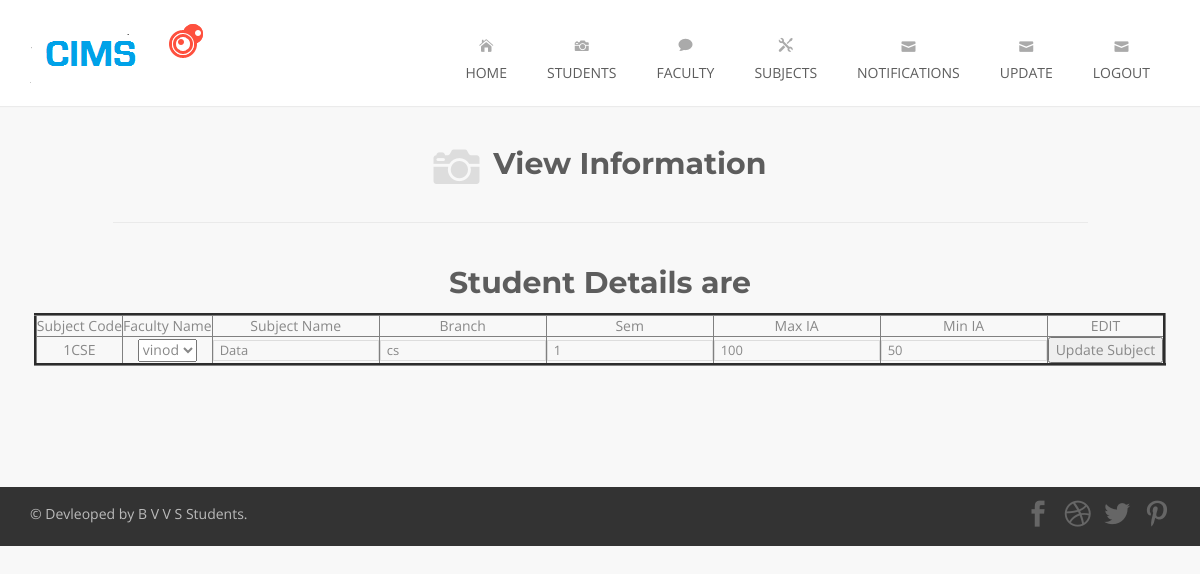
Screenshot of /editsubjects.php?scode=1CSE with the database file from the repository.
### tables this page shows
CREATE TABLE IF NOT EXISTS `subjects` (
  `scode` varchar(25) NOT NULL,
  `fid` int(25) NOT NULL,
  `sname` varchar(25) NOT NULL,
  `branch` varchar(50) NOT NULL,
  `sem` int(11) NOT NULL,
  `max_ia` int(11) NOT NULL,
  `min_ia` int(11) NOT NULL,
  PRIMARY KEY (`scode`)
);

### editsubjects.php (the view, shortened to what this page needs)
	<?php
	$scode=$_GET['scode'];
					?>
	<!DOCTYPE html>
<html lang="en">
             		<body>
						<?php
						include 'header.php';
						?>
						<div class="page-title-container">
            <div class="container">
                <div class="row">
                  <div class="col-sm-10 col-sm-offset-1 page-title wow fadeIn">
                        <span aria-hidden="true" class="icon_camera"></span>
                      <h1>View Information</h1>
                    </div>
                </div>
            </div>
        </div>
						<div class="portfolio-container">
	        <div class="container">
 <h1 align="center">Student Details are</h1>
						<table align="center" border="3">
						<tr>
						<td>Subject Code</td>
						<td>Faculty Name</td>
						<td>Subject Name</td>
						<td>Branch</td>
						<td>Sem</td>
						<td>Max IA</td>
						<td>Min IA</td>
						<td>EDIT</td>
						</tr>
						<form action="#" method="post">
						<?php
					$q2="select * from subjects where scode='$scode'";
		   			 $r2 = mysql_query($q2);
					while($rs=mysql_fetch_array($r2)){
						echo "<tr>";
						echo "<td>".$rs[0]."</td>";
								echo "<td><select name='fid' >";
					$q33="select * from faculty";
		   			 $r33 = mysql_query($q33);
					while($rs3=mysql_fetch_array($r33))
					{
					    echo "<option value=".$rs3['fid'].">".$rs3['fname']."</option>";
					}
				echo "</select></td>";
						echo "<td><input type='text' name='name' value='$rs[2]'></td>";
						echo "<td><input type='text' name='branch' value='$rs[3]'></td>";
						echo "<td><input type='text' name='sem' value='$rs[4]'></td>";
						echo "<td><input type='text' name='maxia' value='$rs[5]'></td>";
						echo "<td><input type='text' name='minia' value='$rs[6]'></td>";
						echo "<td align='center' valign='middle'><input name='Submit' type='submit'  value='Update Subject' /></td>";
						echo "</tr>";
					}
				    ?>
						</form>
						</table>
						</div>
</div>
<?php
include 'footer.php';
						?>
    </body>
</html>

### assets/css/form-elements.css (style rules this page uses)
input[type="text"], textarea, textarea.form-control { margin: 0; padding: 0 6px; vertical-align: middle; background: none; border: 1px solid #ddd; font-family: 'Open Sans', sans-serif; font-size: 13px; font-weight: 400; color: #888; -moz-border-radius: 0; -webkit-border-radius: 0; border-radius: 0; -moz-box-shadow: none; -webkit-box-shadow: none; box-shadow: none; -o-transition: all .3s; -moz-transition: all .3s; -webkit-transition: all .3s; -ms-transition: all .3s; transition: all .3s; }

### assets/css/style.css (style rules this page uses)
body { background: #f8f8f8; text-align: center; font-family: 'Open Sans', sans-serif; color: #888; font-size: 14px; font-weight: 400; }
h1 { font-family: 'Montserrat', sans-serif; font-size: 30px; color: #5d5d5d; line-height: 40px; font-weight: bold; }
.page-title-container { margin: 0 auto; padding: 35px 0 0 0; }
.page-title { padding-bottom: 35px; border-bottom: 1px solid #eaeaea; }
.page-title-container h1 { display: inline; margin-left: 10px; text-shadow: 0 1px 0 rgba(255, 255, 255, .7); vertical-align: middle; }
.page-title-container span { font-size: 46px; color: #ddd; vertical-align: middle; }
.portfolio-container { margin-top: 20px; padding-bottom: 50px; }

### rows the page displays
subjects: scode "1CSE", name "Data", branch "cs", sem "1", maxia "100", minia "50"

### other values shown
form field fid "vinod"
